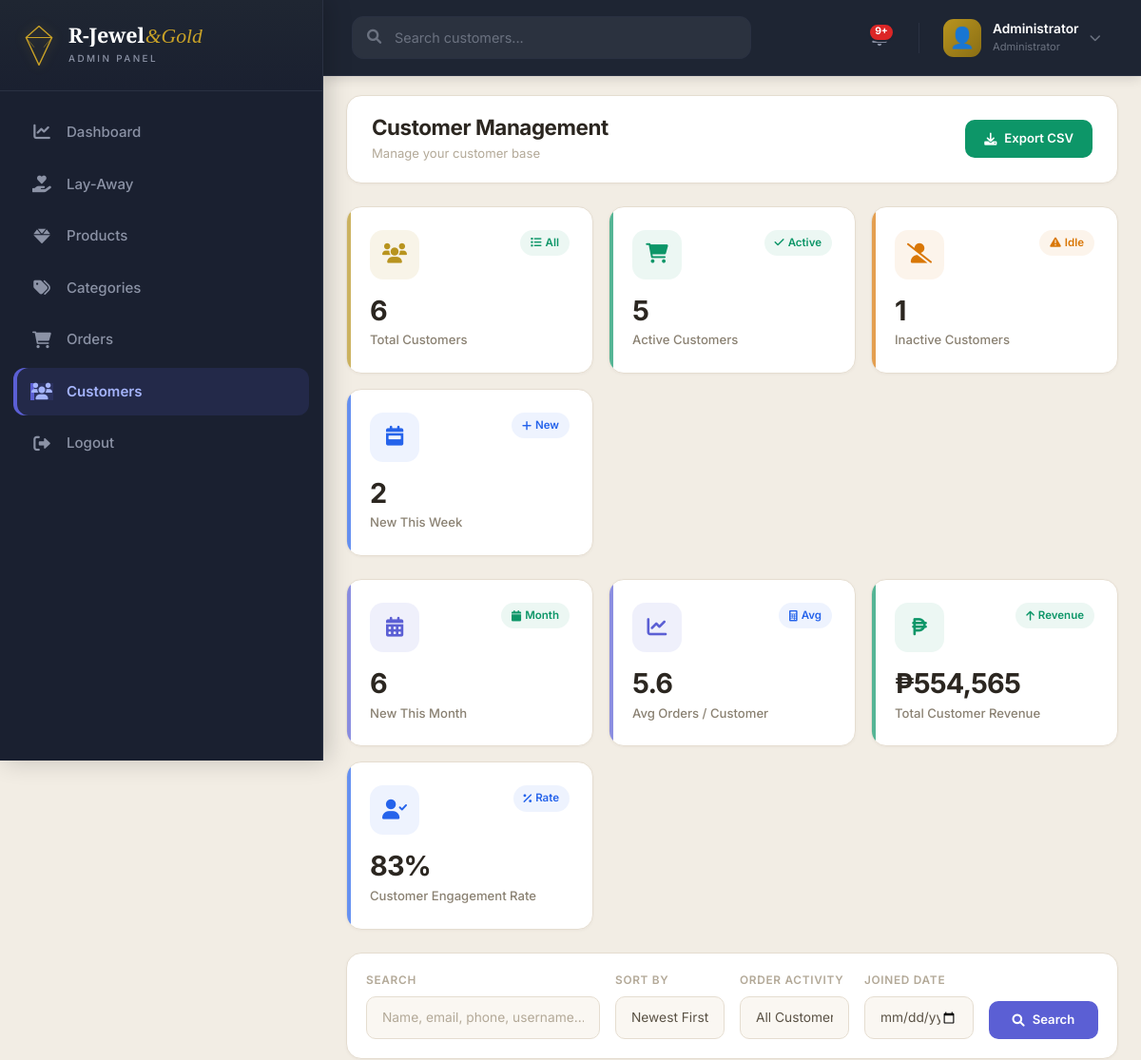
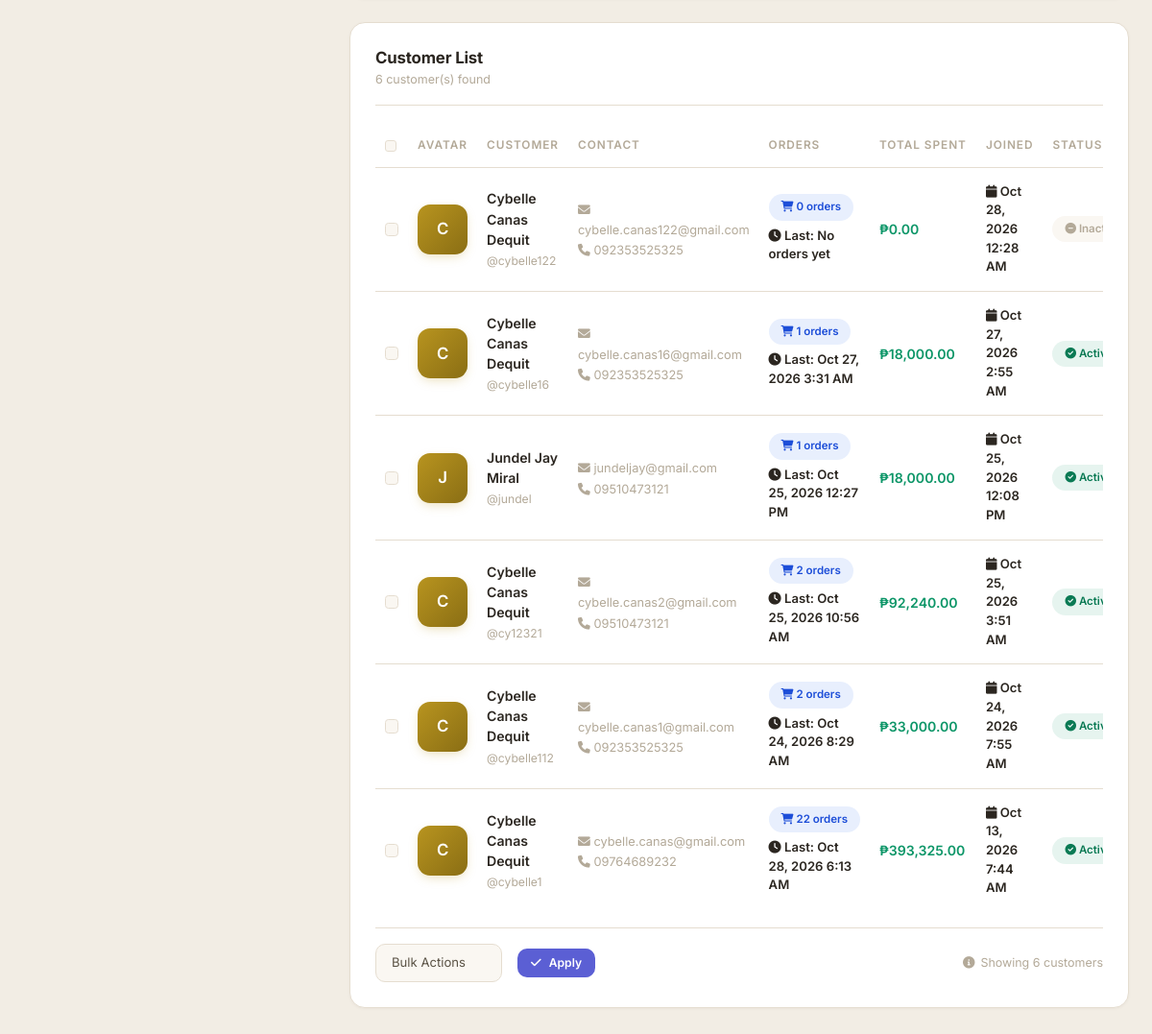
/jewelryshop/Admin/Users.php (signed in), run on the app's committed database (2 pictures, top to bottom).
### tables this page shows
CREATE TABLE `users` (
  `id` int(11) NOT NULL,
  `username` varchar(50) NOT NULL,
  `email` varchar(100) NOT NULL,
  `email_verified` tinyint(1) NOT NULL DEFAULT 0,
  `verification_token` varchar(64) DEFAULT NULL,
  `verification_expires` datetime DEFAULT NULL,
  `password` varchar(255) NOT NULL,
  `full_name` varchar(100) NOT NULL,
  `phone` varchar(20) DEFAULT NULL,
  `address` text DEFAULT NULL,
  `role` enum('admin','user') DEFAULT 'user',
  `created_at` timestamp NOT NULL DEFAULT current_timestamp(),
  `updated_at` timestamp NOT NULL DEFAULT current_timestamp() ON UPDATE current_timestamp(),
  `reset_token` varchar(64) DEFAULT NULL,
  `reset_expires` datetime DEFAULT NULL,
  `failed_logins` int(11) NOT NULL DEFAULT 0,
  `lockout_until` datetime DEFAULT NULL
);

### jewelryshop/Admin/Users.php (the view, shortened to what the rows shown need)
<?php
$database = new Database();
$db = $database->getConnection();
if (!function_exists('usersFormatTime')) {
    function usersFormatTime($value, $withTime = true) {
        try { $dt = new DateTime($value); } catch (Throwable $e) { return '—'; }
        return $withTime ? $dt->format('M j, Y g:i A') : $dt->format('M j, Y');
    }
}
$sort         = $_GET['sort']   ?? 'newest';
$where_conditions = ["u.role = 'user'"];
$where_clause = "WHERE " . implode(" AND ", $where_conditions);
switch ($sort) {
    case 'newest':
    default:            $order_by = "ORDER BY u.created_at DESC"; break;
}
$query = "
    SELECT u.*,
           (SELECT COUNT(*)              FROM orders WHERE user_id = u.id)                          AS order_count,
           (SELECT SUM(total_amount)     FROM orders WHERE user_id = u.id AND status <> 'cancelled') AS total_spent,
           (SELECT MAX(created_at)       FROM orders WHERE user_id = u.id)                          AS last_order_date
    FROM users u
    $where_clause
    $order_by
";
$stmt = $db->prepare($query);
$stmt->execute();
$users = $stmt->fetchAll(PDO::FETCH_ASSOC);
?>
<!DOCTYPE html>
<html lang="en">
<head>
    <link href="https://cdn.jsdelivr.net/npm/bootstrap@5.3.2/dist/css/bootstrap.min.css" rel="stylesheet">
    <link rel="stylesheet" href="https://cdnjs.cloudflare.com/ajax/libs/font-awesome/6.0.0-beta3/css/all.min.css">
</head>
<body>
    <main class="main-content">
        <div class="page-header">
            <div>
                <h2>Customer Management</h2>
            </div>
        </div>
        <div class="card-modern" id="usersResultsContainer">
            <form method="POST" id="bulkActionForm">
                <div class="table-responsive">
                    <table class="table table-modern">
                        <thead>
                            <tr>
                                <th width="30">
                                    <input type="checkbox" id="selectAll" class="form-check-input">
                                </th>
                                <th width="60">Avatar</th>
                                <th>Customer</th>
                                <th>Contact</th>
                                <th>Orders</th>
                                <th>Total Spent</th>
                                <th>Joined</th>
                                <th>Status</th>
                            </tr>
                        </thead>
                        <tbody>
                            <?php if(empty($users)): ?>
                            <tr>
                                <td colspan="9">
                                    <div class="empty-state">
                                        <i class="fas fa-user-friends"></i>
                                        <h4>No Customers Found</h4>
                                        <p>No customers match your search criteria</p>
                                        <a href="users.php" class="btn-modern">View All Customers</a>
                                    </div>
                                </td>
                            </tr>
                            <?php else: ?>
                            <?php foreach($users as $user):
                                $order_count = (int)($user['order_count'] ?? 0);
                                $total_spent = (float)($user['total_spent'] ?? 0);
                                $last_order_abs = !empty($user['last_order_date']) ? usersFormatTime($user['last_order_date']) : 'No orders yet';
                                $joined_abs     = usersFormatTime($user['created_at'] ?? null);
                            ?>
                            <tr>
                                <td>
                                    <input type="checkbox" name="user_ids[]" value="<?php echo (int)$user['id']; ?>" class="user-checkbox form-check-input">
                                </td>
                                <td>
                                    <div class="user-avatar">
                                        <?php echo strtoupper(substr($user['full_name'] ?? 'U', 0, 1)); ?>
                                    </div>
                                </td>
                                <td>
                                    <strong><?php echo htmlspecialchars($user['full_name'] ?? ''); ?></strong><br>
                                    <small style="color:var(--text-dim);font-size:.76rem;">@<?php echo htmlspecialchars($user['username'] ?? 'user'); ?></small>
                                </td>
                                <td>
                                    <span style="color:var(--text-dim);font-size:.8rem;">
                                        <i class="fas fa-envelope"></i> <?php echo htmlspecialchars($user['email'] ?? ''); ?><br>
                                        <i class="fas fa-phone"></i> <?php echo htmlspecialchars($user['phone'] ?: 'N/A'); ?>
                                    </span>
                                </td>
                                <td>
                                    <span class="badge-status badge-processing">
                                        <i class="fas fa-shopping-cart"></i> <?php echo $order_count; ?> orders
                                    </span><br>
                                    <div class="time-cell" style="margin-top:6px;">
                                        <span class="time-abs"><i class="fas fa-clock"></i> Last: <?php echo htmlspecialchars($last_order_abs); ?></span>
                                    </div>
                                </td>
                                <td>
                                    <strong style="color: var(--success);">₱<?php echo number_format($total_spent, 2); ?></strong>
                                </td>
                                <td>
                                    <div class="time-cell">
                                        <span class="time-abs"><i class="fas fa-calendar"></i> <?php echo htmlspecialchars($joined_abs); ?></span>
                                    </div>
                                </td>
                                <td>
                                    <?php if($order_count > 0): ?>
                                        <span class="badge-status badge-active"><i class="fas fa-check-circle"></i> Active</span>
                                    <?php else: ?>
                                        <span class="badge-status badge-inactive"><i class="fas fa-minus-circle"></i> Inactive</span>
                                    <?php endif; ?>
                                </td>
                            </tr>
                            <?php endforeach; ?>
                            <?php endif; ?>
                        </tbody>
                    </table>
                </div>
            </form>
        </div>
    </main>
</body>
</html>

### data on the page
users: full_name "C", full_name "Cybelle Canas Dequit", username "cybelle122", email "cybelle.canas122@gmail.com", phone "092353525325", order_count "0", last_order_abs "No orders yet", total_spent "0.00", created_at "Oct 28, 2026 12:28 AM", shows "Inactive"
users: full_name "C", full_name "Cybelle Canas Dequit", username "cybelle16", email "cybelle.canas16@gmail.com", phone "092353525325", order_count "1", last_order_abs "Oct 27, 2026 3:31 AM", total_spent "18,000.00", created_at "Oct 27, 2026 2:55 AM", shows "Active"
users: full_name "J", full_name "Jundel Jay Miral", username "jundel", email "jundeljay@gmail.com", phone "09510473121", order_count "1", last_order_abs "Oct 25, 2026 12:27 PM", total_spent "18,000.00", created_at "Oct 25, 2026 12:08 PM", shows "Active"
users: full_name "C", full_name "Cybelle Canas Dequit", username "cy12321", email "cybelle.canas2@gmail.com", phone "09510473121", order_count "2", last_order_abs "Oct 25, 2026 10:56 AM", total_spent "92,240.00", created_at "Oct 25, 2026 3:51 AM", shows "Active"
users: full_name "C", full_name "Cybelle Canas Dequit", username "cybelle112", email "cybelle.canas1@gmail.com", phone "092353525325", order_count "2", last_order_abs "Oct 24, 2026 8:29 AM", total_spent "33,000.00", created_at "Oct 24, 2026 7:55 AM", shows "Active"
users: full_name "C", full_name "Cybelle Canas Dequit", username "cybelle1", email "cybelle.canas@gmail.com", phone "09764689232", order_count "22", last_order_abs "Oct 28, 2026 6:13 AM", total_spent "393,325.00", created_at "Oct 13, 2026 7:44 AM", shows "Active"

### other printed values
$_SESSION['full_name'] "Administrator"
$stats['total'] "6"
$stats['active'] "5"
$stats['inactive'] "1"
$stats['new_week'] "2"
$stats['new_month'] "6"
$stats['avg_orders'] "5.6"
$stats['total_revenue'] "554,565"
count($users) "6"
